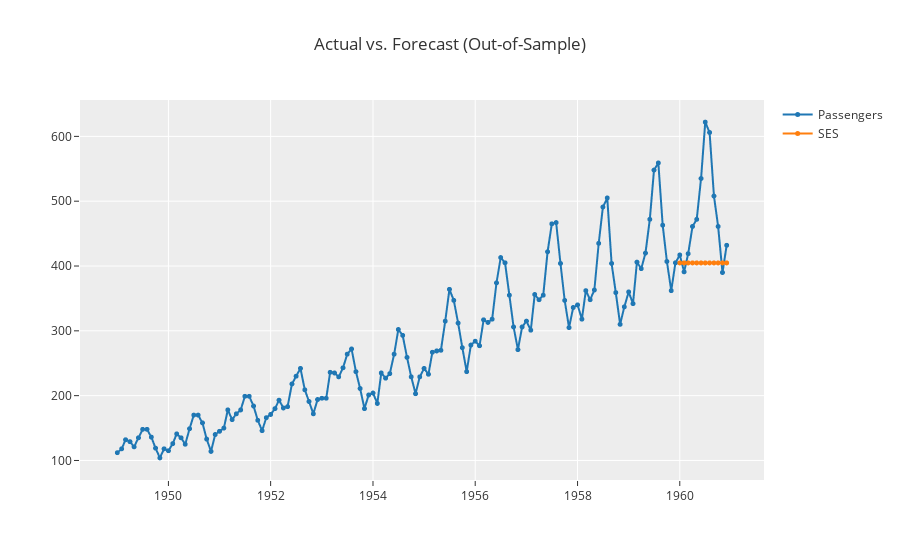

Notebook code for this chart:
### Markdown cell above
---
Now, let's make some forecasts:

### Code cell
exp.plot_model(ses, plot='forecast',data_kwargs={'labels':["SES"]})

### Figure 1 — Plotly figure (JSON) as saved in the notebook; plotly's stock layout.template omitted (floating-point values rounded to 4 significant figures; data arrays with more than 128 entries replaced by an {"elided": "..."} marker saying what was removed)
{"data": [{"line": {"color": "rgb(31, 119, 180)", "width": 2}, "marker": {"color": "rgb(31, 119, 180)", "size": 5}, "mode": "lines+markers", "name": "Passengers", "type": "scattergl", "x": {"elided": "144 str values"}, "xaxis": "x", "y": {"elided": "144 int values"}, "yaxis": "y"}, {"line": {"color": "rgb(255, 127, 14)", "width": 2}, "marker": {"color": "rgb(255, 127, 14)", "size": 5}, "mode": "lines+markers", "name": "SES", "type": "scattergl", "x": {"elided": "144 str values"}, "xaxis": "x", "y": {"elided": "144 float values"}, "yaxis": "y"}], "layout": {"showlegend": true, "title": {"text": "Actual vs. Forecast (Out-of-Sample)"}, "xaxis": {"anchor": "y", "domain": [0, 1]}, "yaxis": {"anchor": "x", "domain": [0, 1]}}}
